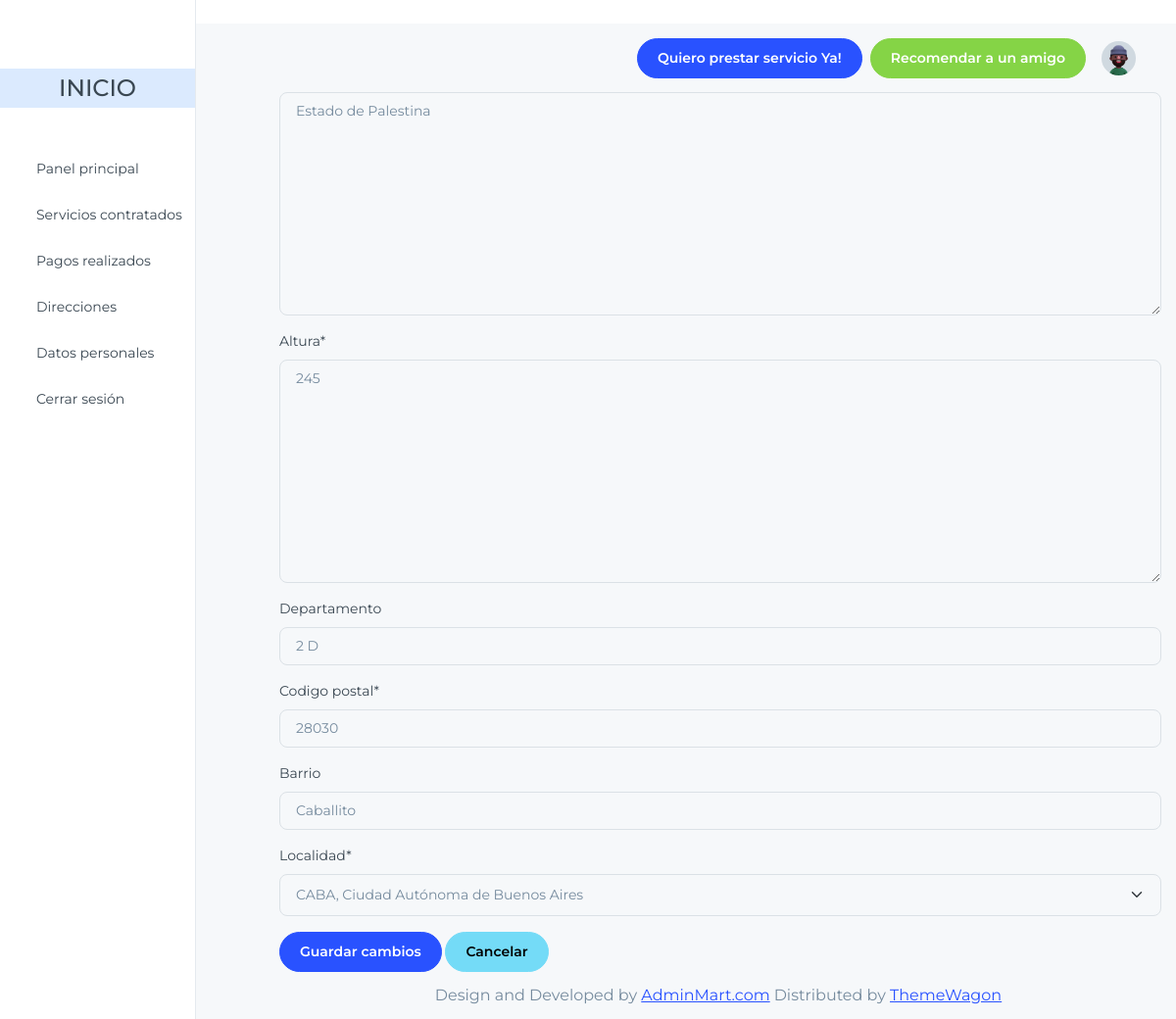
Page /home/consumidor/modificar_direccion/9/ (signed in) on the earlier database version.
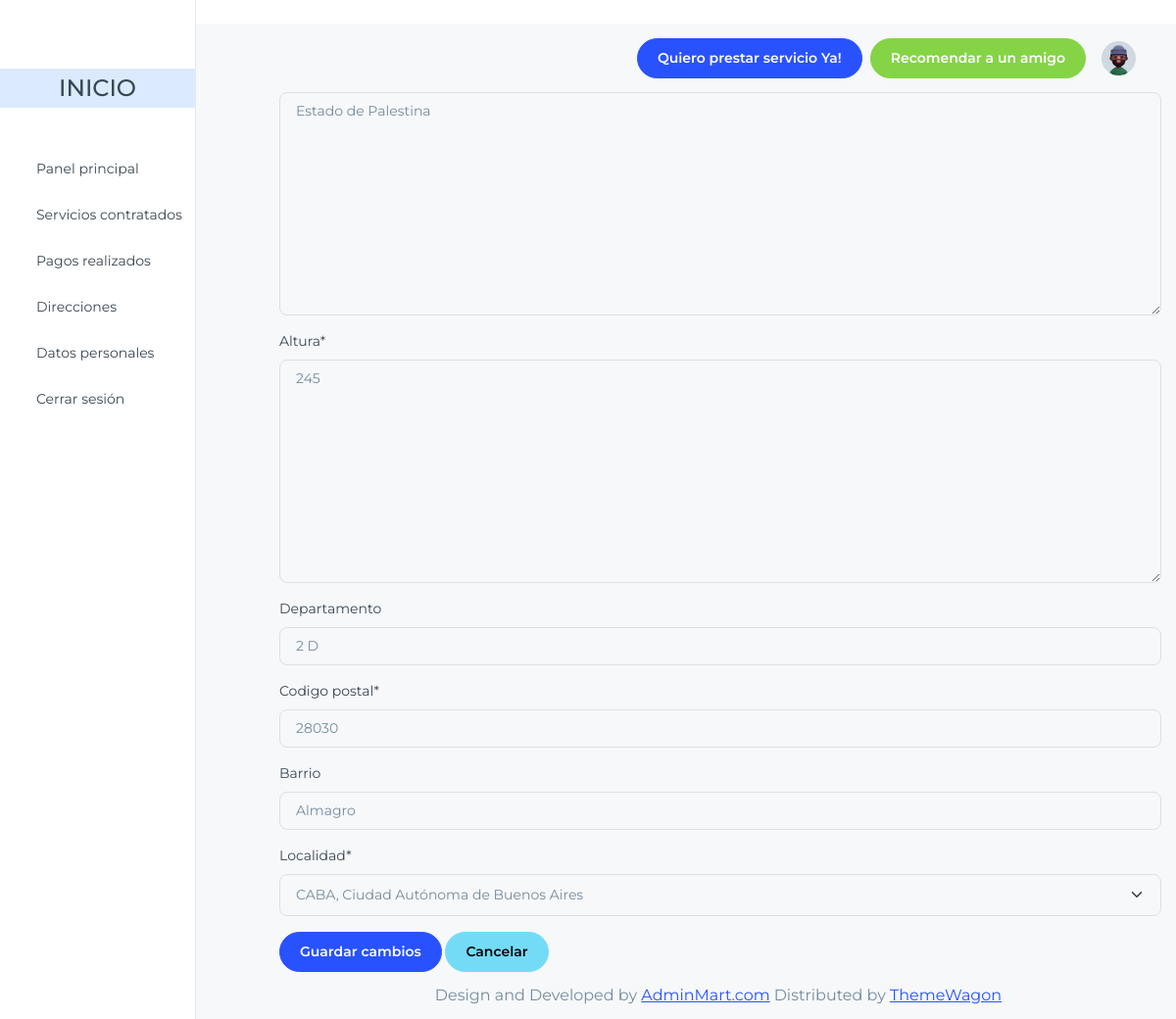
Same page on the later database version.
### apps/ubicacion/models.py (models this page shows, shortened)
class Direccion(models.Model):
    calle = models.TextField(max_length=200)
    altura = models.TextField(max_length=200)
    departamento = models.CharField(max_length=100, null=True, blank=True)
    codigo_postal = models.CharField(max_length=100)
    barrio = models.CharField(max_length=200, blank=True, null=True, default=None)
    localidad = models.ForeignKey(Localidad, on_delete=models.CASCADE, default=None)
    usuario = models.ForeignKey("usuario.Usuario", on_delete=models.CASCADE, default=None)

### apps/ubicacion/views.py (the view, shortened to what this page needs)
# urls.py: path('consumidor/modificar_direccion/<int:direccion_id>/', ModificarDireccionView.as_view(), name='modificar_direccion'),
class ModificarDireccionView(UpdateView):
    model = Direccion
    form_class = ModificarDireccionForm
    template_name = 'modificar_direccion.html'
    context_object_name = 'form'
    pk_url_kwarg = 'direccion_id'
    def get_object(self, queryset=None):
        direccion = super().get_object(queryset)
        if direccion.usuario != self.request.user:
            raise Http404("No tienes permiso para modificar esta dirección")
        return direccion

### apps/ubicacion/form.py
class ModificarDireccionForm(forms.ModelForm):
    class Meta:
        model = Direccion
        fields = ['calle', 'altura', 'departamento', 'codigo_postal', 'barrio', 'localidad']

### apps/ubicacion/models.py (called while the page is built)
    def __str__(self):
        provincia_nombre = dict(self.PROVINCIAS).get(self.nombre)
        return provincia_nombre

    def __str__(self):
        return f'{self.nombre}, {self.provincia.__str__()}'

### apps/ubicacion/templates/modificar_direccion.html (shortened to what this page needs)
{% extends 'index_consumidor.html' %}
{% load static %}
{% load crispy_forms_tags %}
{% block content %}
<div class="container mt-4">
    <h2 class="mb-4">Modificar Dirección</h2>
    <form method="post" novalidate>
        {{ form|crispy }}
        <div class="mt-3">
            <button type="submit" class="btn btn-primary">Guardar cambios</button>
            <a href="{% url 'dire_consumidor' %}" class="btn btn-secondary">Cancelar</a>
        </div>
    </form>
</div>
{% endblock %}

Differences in the rows shown:
changed Direccion "Estado de Palestina": barrio "Caballito" → "Almagro"
